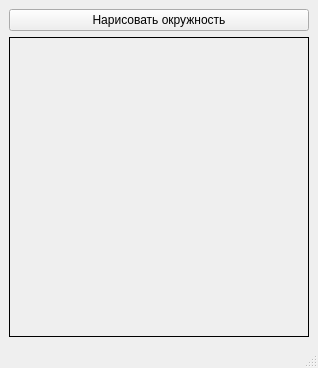
<?xml version="1.0" encoding="UTF-8"?>
<ui version="4.0">
 <class>MainWindow</class>
 <widget class="QMainWindow" name="MainWindow">
  <property name="windowTitle">
   <string>Жёлтые окружности</string>
  </property>
  <widget class="QWidget" name="centralwidget">
   <layout class="QVBoxLayout" name="verticalLayout">
    <item>
     <widget class="QPushButton" name="pushButton">
      <property name="text">
       <string>Нарисовать окружность</string>
      </property>
     </widget>
    </item>
    <item>
     <widget class="QFrame" name="canvas">
      <property name="frameShape">
       <enum>QFrame::Box</enum>
      </property>
      <property name="minimumSize">
       <size>
        <width>300</width>
        <height>300</height>
       </size>
      </property>
     </widget>
    </item>
   </layout>
  </widget>
  <widget class="QMenuBar" name="menubar">
   <property name="geometry">
    <rect>
     <x>0</x>
     <y>0</y>
     <width>400</width>
     <height>20</height>
    </rect>
   </property>
  </widget>
  <widget class="QStatusBar" name="statusbar"/>
 </widget>
 <resources/>
 <connections/>
</ui>
